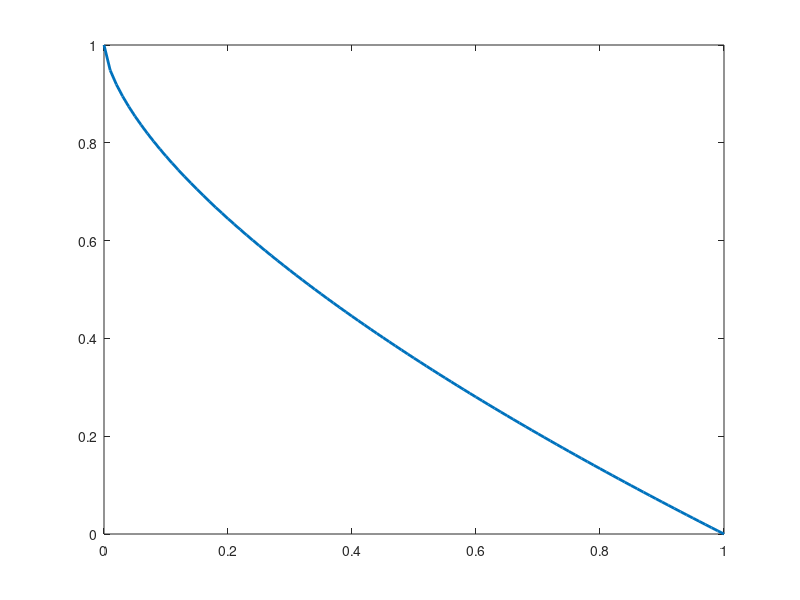

Source code (MATLAB): (Note: this script raises an error after producing the figure.)
hold off
t=2.6;
H=0.75 *sin(0.5*pi*t) + 1.25;
x1=0:0.01:1 ;
f1=x1; 
f2=1-f1.^H;
plot(f1,f2,'Linewidth',2)
hold on

%A=importdata('D:\Github\experiment\APMR\APMR\PF\pf_DF1_1_27.dat');
A=importdata('D:\Github\MATLAB\data\APMR\APMR\10.10.100\PF\pf_DF1_1_27.dat');
F1=A(:,1)
F2=A(:,2)
plot(F1,F2,'r.'); %画个体
hold on
%end
ylabel('f2');
xlabel('f1');
